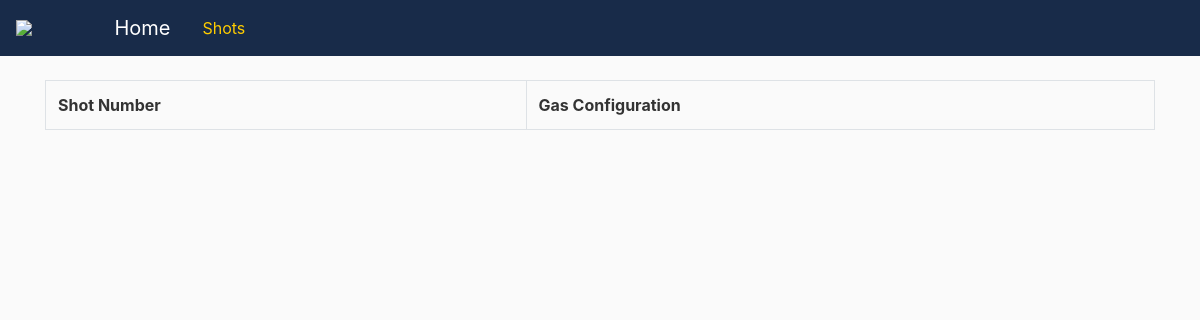
The app's page /shots/, older data.
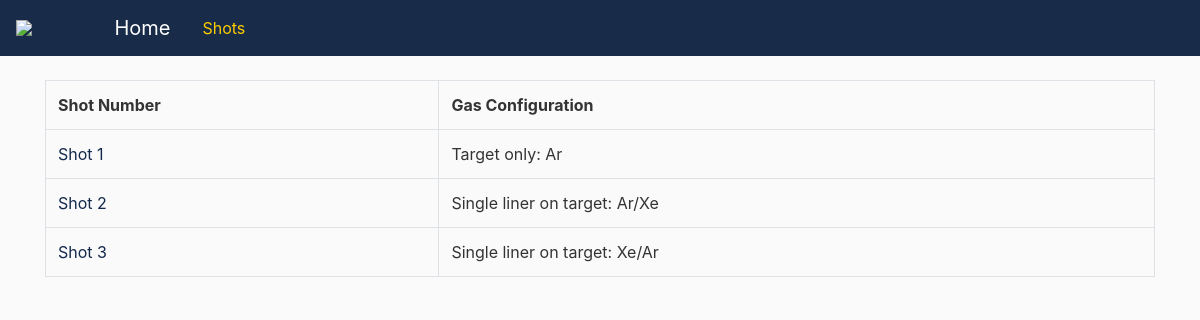
The same page, newer data.
### shots/models.py (models this page shows, shortened)
class Shot(models.Model):
    time = models.DateTimeField()
    num = models.IntegerField(null=True, blank=True)
    gasConfig = models.ForeignKey(GasConfig, on_delete=models.PROTECT, null=True, related_name='shot')
    outer_press = models.FloatField(null=True, blank=True)
    inner_press = models.FloatField(null=True, blank=True)
    target_press = models.FloatField(null=True, blank=True)
    outer_timing = models.IntegerField(null=True, blank=True)
    inner_timing = models.IntegerField(null=True, blank=True)
    target_timing = models.IntegerField(null=True, blank=True)
    current = models.FloatField(null=True, blank=True)
    current_time = models.FloatField(null=True, blank=True)
    dip_time = models.FloatField(null=True, blank=True)
    cavity_v = models.FloatField(null=True, blank=True, default=60)
    cavity_p = models.FloatField(null=True, blank=True, default=77)
    trigger_v = models.FloatField(null=True, blank=True, default=60)
    trigger_p = models.FloatField(null=True, blank=True, default=35)
    maxwell_p = models.FloatField(null=True, blank=True, default=60)
    premag_v = models.FloatField(null=True, blank=True)
    premag_t = models.FloatField(null=True, blank=True)
    pressure = models.FloatField(null=True, blank=True)
    def get_absolute_url(self):
        return reverse('shot-detail', args=[str(self.num)])

class GasConfig(models.Model):
            outer = models.ForeignKey(Gas, on_delete=models.CASCADE, null=True, blank=True, related_name='outer')
            inner = models.ForeignKey(Gas, on_delete=models.CASCADE, null=True, blank=True, related_name='inner')
            target = models.ForeignKey(Gas, on_delete=models.CASCADE, null=True, blank=True, related_name='target')
            def __str__(self):
                con = config(self)+': '
                nozzles = [self.outer, self.inner, self.target]
                for i in range(len(nozzles)):
                    if nozzles[i] is not None:
                        con += '{}/'.format(nozzles[i].chemical_symbol)
                return con[:-1]

class Gas(models.Model):
    gas = models.CharField(max_length=20)
    chemical_symbol = models.CharField(max_length=10)

### shots/views.py (the view)
# urls.py: path("shots/", views.ShotListView.as_view(), name="shots-list"),
class ShotListView(generic.ListView):
    model = Shot

### shots/models.py (called while the page is built)
def config(self):
    config=''
    if self.outer is not None and self.inner is not None:
        config += 'Double liner'
    elif (self.outer is not None and self.inner is None) or (self.inner is not None and self.outer is None):
        config += 'Single liner'
    if config != '':
        if self.target is None:
            config += ' only'
        else:
            config += ' on target'
    if config == '' and self.target is not None:
        config += 'Target only'
    return config

### shots/templates/shots/shot_list.html
{% extends "shots/base.html" %}
{% block content %}
  <table class='table table-bordered'>
      <tr>
        <th>Shot Number</th>
        <th>Gas Configuration</th>
      </tr>
      {% for shot in shot_list %}
      <tr>
        <td>
          <a href=" {{shot.get_absolute_url }} " style="color:#13294b"> Shot {{ shot.num }}</a>
        </td>
        <td> {{shot.gasConfig}} </td>
      </tr>
      {% endfor %}
  </table>
{% endblock content %}

### shots/templates/shots/base.html (shortened to what this page needs)
{% load static %}
<!DOCTYPE html>
<html>
<head>
      <link rel="stylesheet" href="https://maxcdn.bootstrapcdn.com/bootstrap/4.0.0/css/bootstrap.min.css">
      <link rel="stylesheet" type="text/css" href="{% static 'shots/main.css' %}">
</head>
<body >
    <header class="site-header">
      <nav class="navbar navbar-custom navbar-expand-md navbar-dark fixed-top">
        <img src='/media/images/ucsd-logo.png' class='img-fluid logo-image'>
        <div class='container'>
          <a class="navbar-brand mr-4" href="{% url 'shots-home' %}">Home</a>
          <div class="collapse navbar-collapse" id="navbarToggle">
            <div class="navbar-nav mr-auto">
              <a class="nav-item nav-link" style="color:#FFCD00" href="{% url 'shots-list' %}">Shots</a>
            </div>
          </div>
        </div>
      </nav>
    </header>
    <main role="main" class="container">
      <div class="row">
        <div class="col-sm">
          {% block content %}{% endblock %}
        </div>
      </div>
    </main>
</body>
</html>

### shots/static/shots/main.css (style rules this page uses)
body { background: #fafafa; color: #333333; margin-top: 5rem; }
.site-header .navbar-nav .nav-link { color: #cbd5db; }
.table { width: 100%; margin-bottom: 0px; }

### shots/templates/shots/base.html (style rules this page uses)
.navbar-custom { background-color: #182B49; }
.navbar-custom .navbar-brand, .navbar-custom .navbar-text { color: #FF552E; }
.logo-image { width: 90px; height: 35px; margin-top: 0px; }

Row changes from the older to the newer data that the page shows:
added Shot: num "1", gasConfig "Target only: Ar"
added Shot: num "2", gasConfig "Single liner on target: Ar/Xe"
added Shot: num "3", gasConfig "Single liner on target: Xe/Ar"
